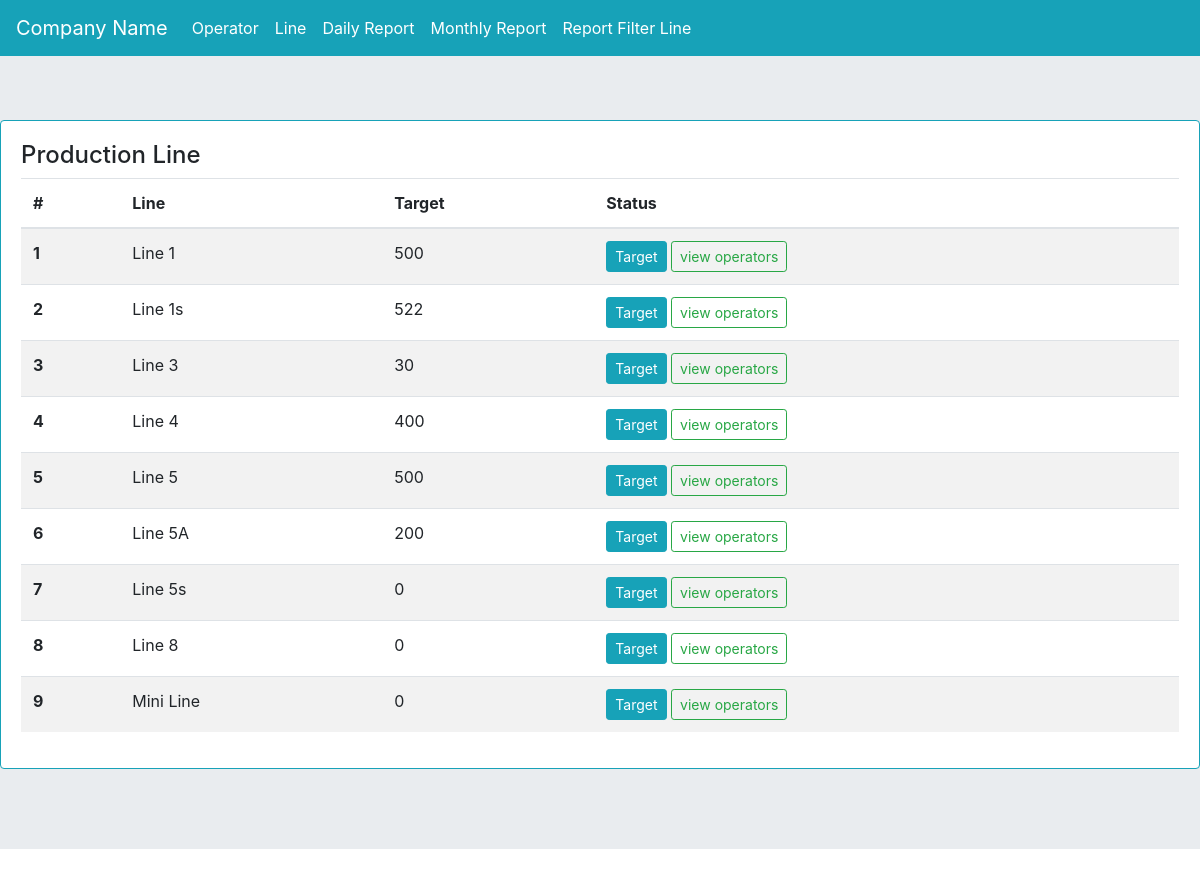
Before: / with the older database file.
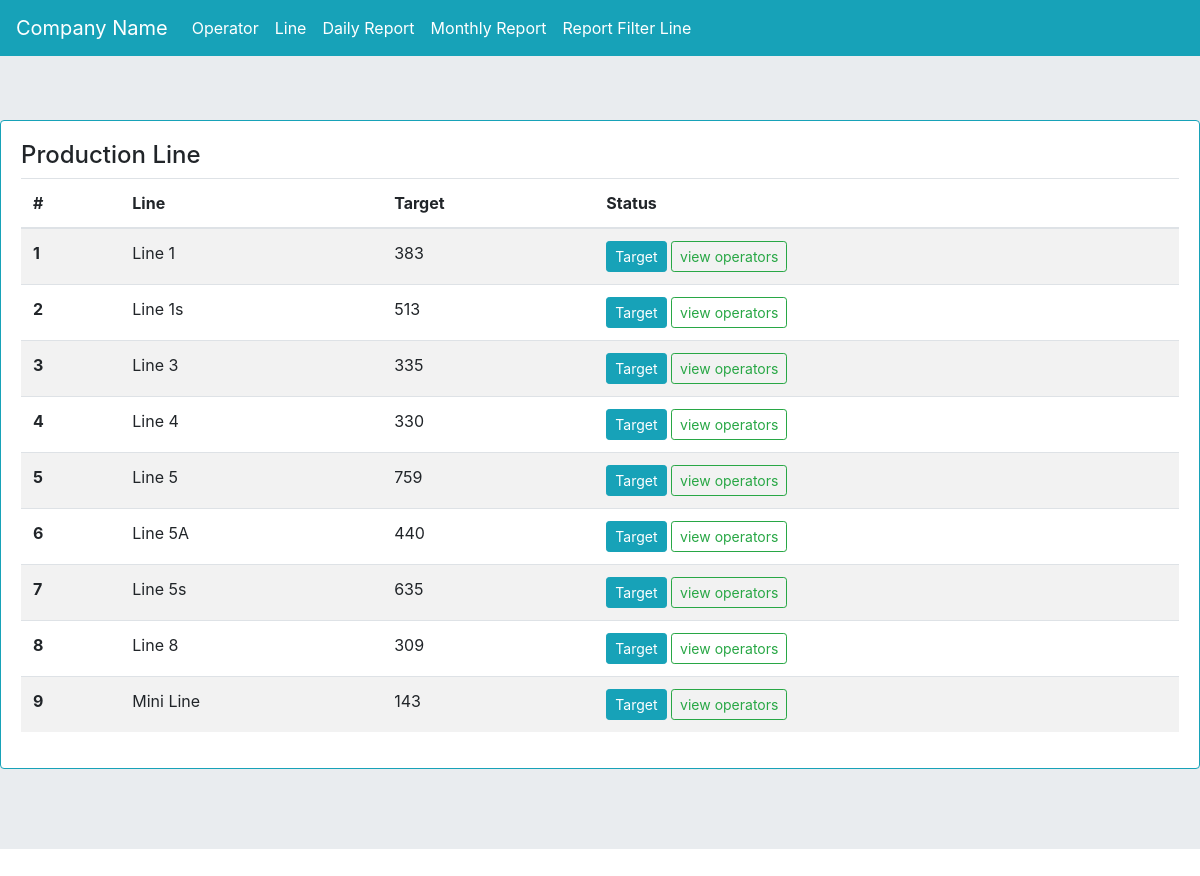
After: the same page with the newer database file.
### myapp/models.py (models this page shows, shortened)
class line(models.Model):
    line_name = models.CharField(max_length=255)
    target = models.PositiveIntegerField(default=0)

### myapp/views.py (the view)
# urls.py: path('', views.linelist, name='linelist'),
def linelist(request):
    lis = line.objects.all()
    context = {'lis':lis}
    return render(request, 'line.html', context)

### templates/line.html (shortened to what this page needs)
{% extends 'base.html' %}
{% block content %}
<div class="card border-info mb-3">
  <div class="card-body">
<h4>Production Line</h4>
<table class="table table-striped" id="invlist">
  <thead>
    <tr>
      <th scope="col">#</th>
      <th scope="col">Line</th>
      <th scope="col">Target</th>
      <th scope="col">Status</th>
    </tr>
  </thead>
  <tbody id="linelistTbl">
  	{% for i in lis %}
    <tr class="linetr">
      <th scope="row" class="lid">{{i.id}}</th>
      <td>{{i.line_name}}</td>
      <td>{{i.target}}</td>
      <td>
<button type="button" class="btn btn-sm btn-info" data-toggle="modal" data-target="#lineu-{{i.id}}">
  Target
</button>
    <a href="{% url 'myapp:operatoratt' i.id %}" class="btn btn-sm btn-outline-success">view operators</a>
      </td>
    </tr>
    {% endfor %}
  </tbody>
</table>
  </div>
</div>
{% endblock content %}

Changed rows visible on the page:
changed line "Line 1": target "500" → "383"
changed line "Line 1s": target "522" → "513"
changed line "Line 3": target "30" → "335"
changed line "Line 4": target "400" → "330"
changed line "Line 5": target "500" → "759"
changed line "Line 5A": target "200" → "440"
changed line "Line 5s": target "0" → "635"
changed line "Line 8": target "0" → "309"
changed line "Mini Line": target "0" → "143"
